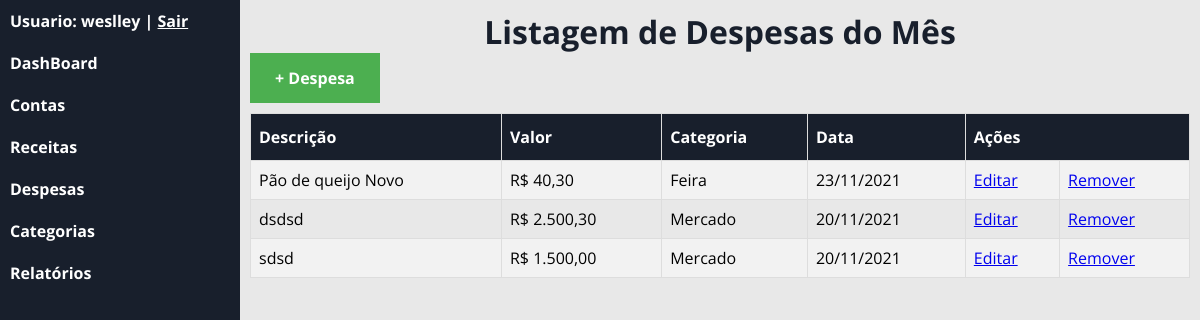
The app's page /?c=despesa (signed in) with its own data.
### tables this page shows
CREATE TABLE `despesa` (
  `id` int(11) NOT NULL,
  `valor` double(10,2) NOT NULL,
  `descricao` varchar(60) NOT NULL,
  `id_categoria` int(11) NOT NULL,
  `desp_data` date NOT NULL,
  `id_usuario` int(11) NOT NULL
);

CREATE TABLE `categoria` (
  `id` int(11) NOT NULL,
  `nome` varchar(60) NOT NULL,
  `tipo` varchar(7) NOT NULL,
  `statusCat` tinyint(1) DEFAULT NULL,
  `idUsuario` int(11) DEFAULT NULL
);

### app/controller/Despesa.php (called while the page is built, shortened)
<?php
    class Despesa extends Controller
    {
        public function index()
        {
            try{
                $resp = new Repository('app\model\class\Despesa');
                $sql = "SELECT d.id, d.valor, d.descricao, d.desp_data ,c.nome as categoria FROM despesa as d INNER JOIN categoria as c ON d.id_categoria = c.id WHERE d.id_usuario =".Usuario::get('id')." AND MONTH(d.desp_data) = MONTH(CURRENT_DATE()) AND YEAR(d.desp_data) = YEAR(CURRENT_DATE())";
                $resultado = $resp->loadCustom($sql);
                foreach($resultado as $despesa)
                {
                    $despesa->valor = FiltraMoeda::currency($despesa->valor);
                    $despesa->desp_data = FiltraMoeda::data($despesa->desp_data);
                }
                $this->view([
                    'template/header',
                    'despesa/listagem',
                    'template/footer'
                ],[
                    'usuario_logado' => Usuario::get('nome'),
                    'despesa' => $resultado,
                    'msg' => FlashMessage::get()
                ]);
            }
            catch (\Exception $e) {
                echo $e->getMessage();
                Transaction::rollback();
            }
        }
    }

### app/session/Usuario.php (called while the page is built, shortened)
<?php
    class Usuario
    {
        public static function get($prop = null)
        {
            if(isset($prop))
            {
                return $_SESSION['usuario'][$prop];
            }
            return $_SESSION['usuario'];
        }
    }

### app/model/Repository.php (called while the page is built, shortened)
<?php
    final class Repository
    {
        private $activeRecord;
        public function __construct($class)
        {
            $this->activeRecord = $class;
        }
        public function loadCustom($sql)
        {
            if($conn = Transaction::get())
            {
                $result = $conn->query($sql);
                $results = array();
                if($result)
                {
                    while($row = $result->fetchObject($this->activeRecord))
                    {
                        $results[] = $row;
                    }
                    return $results;
                }
            }
            else
            {
                throw new \Exception('Não há transação ativa!');
            }
        }
    }

### app/model/Record.php (called while the page is built, shortened)
<?php
    abstract class Record
    {
        protected array $data;
        public function __set($prop,$value)
        {
           if(method_exists($this,'set_'.$prop))
           {
            call_user_func(array($this,'set_'.$prop),$value);
           }
           else
           {
               if($value == null)
               {
                   unset($this->data[$prop]);
               }
               else{
                   $this->data[$prop] = $value;
               }
           }
        }
        public function __get($prop)
        {
           if(method_exists($this,'get_'.$prop))
           {
            return call_user_func(array($this,'get_'.$prop));
           }
           else
           {
               if(isset($this->data[$prop]))
               {
                   return $this->data[$prop];
               }
           }
        }
    }

### app/view/despesa/listagem.php (the view, shortened to what this page needs)
<h1 id="titulo-despesa">Listagem de Despesas do Mês</h1>
<a href="./?c=despesa&m=inserir" id="btn-despInserir"><b>+ Despesa</b></a>
<table id="customers-despesa">
    <tr>
      <th>Descrição</th>
      <th>Valor</th>
      <th>Categoria</th>
      <th>Data</th>
      <th colspan="2"> Ações</th>
    </tr>
    <?php if(!empty($despesa) && isset($despesa)): foreach($despesa as $desp): ?>
    <tr>
        <td><?= $desp->descricao ?></td>
        <td>R$ <?= $desp->valor ?></td>
        <td><?= $desp->categoria ?></td>
        <td><?= $desp->desp_data ?></td>
        <td><a href="./?c=despesa&m=editar&id=<?= $desp->id?>">Editar</a></td>
        <td><a href="./?c=despesa&m=remover&id=<?= $desp->id?>" onclick="return confirm('Tem certeza que deseja Remover?');">Remover</a></td>
    </tr>
    <?php endforeach; else: ?>
    <tr>
       <td colspan="5" style="text-align: center;"> Vazio! <td>
    </tr>
    <?php endif; ?>
</table>

### app/controller/Controller.php (shortened to what this page needs)
<?php
    abstract class Controller
    {
        protected function view(array $templates,array $dados = array())
        {
            foreach($templates as $template)
            {
                require_once __DIR__."/../view/{$template}.php";
            }
        }
    }

### assets/css/style.css (style rules this page uses)
* { padding: 0px; margin: 0px; font-family: 'Open Sans', sans-serif; box-sizing: border-box; }
#titulo-categoria,#titulo-despesa,#titulo-receita { text-align: center; font-weight: bold; color: 181F2C; }
#titulo-despesa { text-align: center; font-weight: bold; color: #181F2C; }
#customers-despesa { font-family: Arial, Helvetica, sans-serif; border-collapse: collapse; width: 100%; }
#customers-despesa td, #customers-despesa th { border: 1px solid #ddd; padding: 8px; }
#customers-despesa tr:nth-child(even) { background-color: #f2f2f2; }
#customers-despesa th { padding-top: 12px; padding-bottom: 12px; text-align: left; background-color: #181F2C; color: white; }
#btn-despInserir { display: inline-block; margin-bottom: 10px; }
#btn-despInserir:link, #btn-despInserir:visited { background-color: #4CAF50; color: white; padding: 14px 25px; text-align: center; text-decoration: none; display: inline-block; }

### records on screen
despesa: descricao "Pão de queijo Novo", valor "40,30", id_categoria.nome "Feira", desp_data "23/11/2021"
despesa: descricao "dsdsd", valor "2.500,30", id_categoria.nome "Mercado", desp_data "20/11/2021"
despesa: descricao "sdsd", valor "1.500,00", id_categoria.nome "Mercado", desp_data "20/11/2021"
